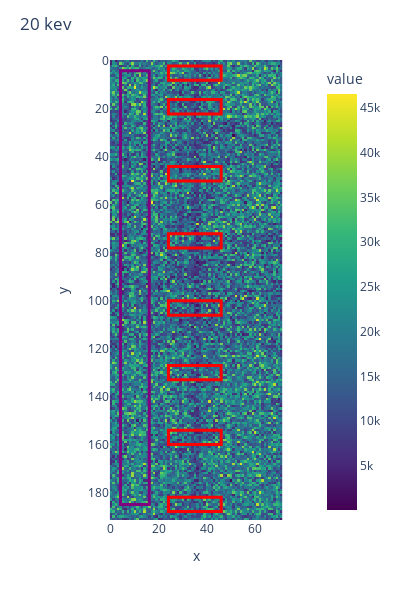
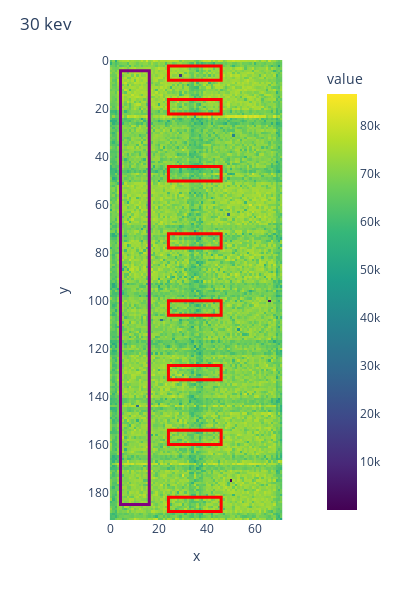
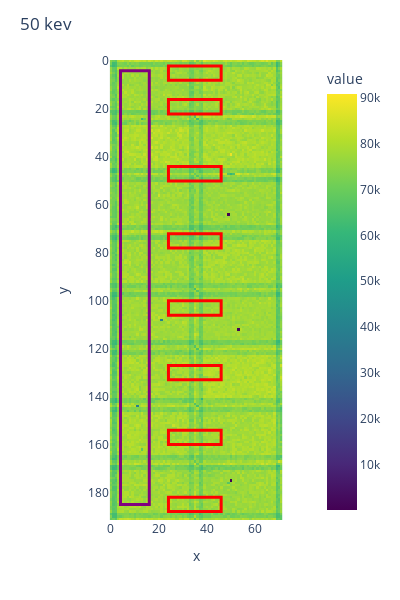
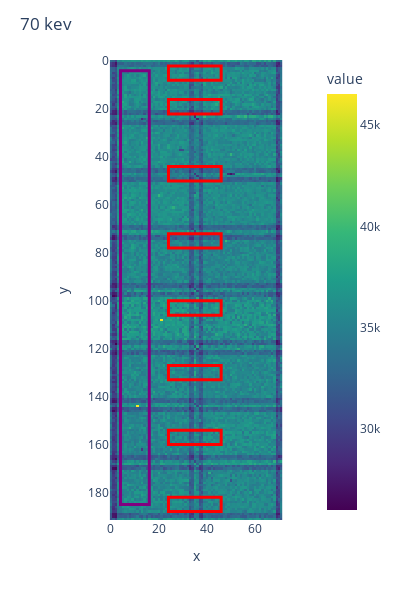

The cell these charts' notebook holds for them, in order:
### Code cell
for i, bin_id in enumerate([0,1,2,3,4,5,6]):
    
    count_maps_A0, count_maps_A1, full_count_map = process_mat_files(bin_id=bin_id, folder=folder)
    full_count_map = clean_ncp(full_count_map, verbose=False)
    heatmap_fig = create_plotly_heatmaps(full_count_map, y_borders, x_borders, outside_borders, 
                                  figsize=(400, 600),
                                #   color_range=[0, 30400]
                               )
    heatmap_fig.update_layout(title=f"{BIN_LABELS[bin_id]}")

    heatmap_fig.show()

### Figure 1 — Plotly figure (JSON) as saved in the notebook; plotly's stock layout.template omitted (floating-point values rounded to 4 significant figures; data arrays with more than 128 entries replaced by an {"elided": "..."} marker saying what was removed)
{"data": [{"coloraxis": "coloraxis", "hovertemplate": "x: %{x}<br>y: %{y}<br>value: %{z}<extra></extra>", "name": "0", "type": "heatmap", "xaxis": "x", "yaxis": "y", "z": {"elided": "192x72 float values"}}], "layout": {"autosize": false, "coloraxis": {"cmax": 46560.0, "cmin": 72.5, "colorbar": {"title": {"text": "value"}}, "colorscale": [[0, "#440154"], [0.1111, "#482878"], [0.2222, "#3e4989"], [0.3333, "#31688e"], [0.4444, "#26828e"], [0.5556, "#1f9e89"], [0.6667, "#35b779"], [0.7778, "#6ece58"], [0.8889, "#b5de2b"], [1, "#fde725"]]}, "height": 600, "margin": {"t": 60}, "shapes": [{"line": {"color": "red", "width": 3}, "type": "rect", "x0": 24, "x1": 46, "y0": 2, "y1": 8}, {"line": {"color": "red", "width": 3}, "type": "rect", "x0": 24, "x1": 46, "y0": 16, "y1": 22}, {"line": {"color": "red", "width": 3}, "type": "rect", "x0": 24, "x1": 46, "y0": 44, "y1": 50}, {"line": {"color": "red", "width": 3}, "type": "rect", "x0": 24, "x1": 46, "y0": 72, "y1": 78}, {"line": {"color": "red", "width": 3}, "type": "rect", "x0": 24, "x1": 46, "y0": 100, "y1": 106}, {"line": {"color": "red", "width": 3}, "type": "rect", "x0": 24, "x1": 46, "y0": 127, "y1": 133}, {"line": {"color": "red", "width": 3}, "type": "rect", "x0": 24, "x1": 46, "y0": 154, "y1": 160}, {"line": {"color": "red", "width": 3}, "type": "rect", "x0": 24, "x1": 46, "y0": 182, "y1": 188}, {"line": {"color": "purple", "width": 3}, "type": "rect", "x0": 4, "x1": 16, "y0": 4, "y1": 185}], "title": {"text": "20 kev"}, "width": 400, "xaxis": {"anchor": "y", "constrain": "domain", "domain": [0, 1], "scaleanchor": "y", "title": {"text": "x"}}, "yaxis": {"anchor": "x", "autorange": "reversed", "constrain": "domain", "domain": [0, 1], "title": {"text": "y"}}}}

### Figure 2 — Plotly figure (JSON) as saved in the notebook; plotly's stock layout.template omitted (floating-point values rounded to 4 significant figures; data arrays with more than 128 entries replaced by an {"elided": "..."} marker saying what was removed)
{"data": [{"coloraxis": "coloraxis", "hovertemplate": "x: %{x}<br>y: %{y}<br>value: %{z}<extra></extra>", "name": "0", "type": "heatmap", "xaxis": "x", "yaxis": "y", "z": {"elided": "192x72 float values"}}], "layout": {"autosize": false, "coloraxis": {"cmax": 86640.0, "cmin": 71, "colorbar": {"title": {"text": "value"}}, "colorscale": [[0, "#440154"], [0.1111, "#482878"], [0.2222, "#3e4989"], [0.3333, "#31688e"], [0.4444, "#26828e"], [0.5556, "#1f9e89"], [0.6667, "#35b779"], [0.7778, "#6ece58"], [0.8889, "#b5de2b"], [1, "#fde725"]]}, "height": 600, "margin": {"t": 60}, "shapes": [{"line": {"color": "red", "width": 3}, "type": "rect", "x0": 24, "x1": 46, "y0": 2, "y1": 8}, {"line": {"color": "red", "width": 3}, "type": "rect", "x0": 24, "x1": 46, "y0": 16, "y1": 22}, {"line": {"color": "red", "width": 3}, "type": "rect", "x0": 24, "x1": 46, "y0": 44, "y1": 50}, {"line": {"color": "red", "width": 3}, "type": "rect", "x0": 24, "x1": 46, "y0": 72, "y1": 78}, {"line": {"color": "red", "width": 3}, "type": "rect", "x0": 24, "x1": 46, "y0": 100, "y1": 106}, {"line": {"color": "red", "width": 3}, "type": "rect", "x0": 24, "x1": 46, "y0": 127, "y1": 133}, {"line": {"color": "red", "width": 3}, "type": "rect", "x0": 24, "x1": 46, "y0": 154, "y1": 160}, {"line": {"color": "red", "width": 3}, "type": "rect", "x0": 24, "x1": 46, "y0": 182, "y1": 188}, {"line": {"color": "purple", "width": 3}, "type": "rect", "x0": 4, "x1": 16, "y0": 4, "y1": 185}], "title": {"text": "30 kev"}, "width": 400, "xaxis": {"anchor": "y", "constrain": "domain", "domain": [0, 1], "scaleanchor": "y", "title": {"text": "x"}}, "yaxis": {"anchor": "x", "autorange": "reversed", "constrain": "domain", "domain": [0, 1], "title": {"text": "y"}}}}

### Figure 3 — Plotly figure (JSON) as saved in the notebook; plotly's stock layout.template omitted (floating-point values rounded to 4 significant figures; data arrays with more than 128 entries replaced by an {"elided": "..."} marker saying what was removed)
{"data": [{"coloraxis": "coloraxis", "hovertemplate": "x: %{x}<br>y: %{y}<br>value: %{z}<extra></extra>", "name": "0", "type": "heatmap", "xaxis": "x", "yaxis": "y", "z": {"elided": "192x72 float values"}}], "layout": {"autosize": false, "coloraxis": {"cmax": 90840.0, "cmin": 127.8, "colorbar": {"title": {"text": "value"}}, "colorscale": [[0, "#440154"], [0.1111, "#482878"], [0.2222, "#3e4989"], [0.3333, "#31688e"], [0.4444, "#26828e"], [0.5556, "#1f9e89"], [0.6667, "#35b779"], [0.7778, "#6ece58"], [0.8889, "#b5de2b"], [1, "#fde725"]]}, "height": 600, "margin": {"t": 60}, "shapes": [{"line": {"color": "red", "width": 3}, "type": "rect", "x0": 24, "x1": 46, "y0": 2, "y1": 8}, {"line": {"color": "red", "width": 3}, "type": "rect", "x0": 24, "x1": 46, "y0": 16, "y1": 22}, {"line": {"color": "red", "width": 3}, "type": "rect", "x0": 24, "x1": 46, "y0": 44, "y1": 50}, {"line": {"color": "red", "width": 3}, "type": "rect", "x0": 24, "x1": 46, "y0": 72, "y1": 78}, {"line": {"color": "red", "width": 3}, "type": "rect", "x0": 24, "x1": 46, "y0": 100, "y1": 106}, {"line": {"color": "red", "width": 3}, "type": "rect", "x0": 24, "x1": 46, "y0": 127, "y1": 133}, {"line": {"color": "red", "width": 3}, "type": "rect", "x0": 24, "x1": 46, "y0": 154, "y1": 160}, {"line": {"color": "red", "width": 3}, "type": "rect", "x0": 24, "x1": 46, "y0": 182, "y1": 188}, {"line": {"color": "purple", "width": 3}, "type": "rect", "x0": 4, "x1": 16, "y0": 4, "y1": 185}], "title": {"text": "50 kev"}, "width": 400, "xaxis": {"anchor": "y", "constrain": "domain", "domain": [0, 1], "scaleanchor": "y", "title": {"text": "x"}}, "yaxis": {"anchor": "x", "autorange": "reversed", "constrain": "domain", "domain": [0, 1], "title": {"text": "y"}}}}

### Figure 4 — Plotly figure (JSON) as saved in the notebook; plotly's stock layout.template omitted (floating-point values rounded to 4 significant figures; data arrays with more than 128 entries replaced by an {"elided": "..."} marker saying what was removed)
{"data": [{"coloraxis": "coloraxis", "hovertemplate": "x: %{x}<br>y: %{y}<br>value: %{z}<extra></extra>", "name": "0", "type": "heatmap", "xaxis": "x", "yaxis": "y", "z": {"elided": "192x72 float values"}}], "layout": {"autosize": false, "coloraxis": {"cmax": 46540.0, "cmin": 26005, "colorbar": {"title": {"text": "value"}}, "colorscale": [[0, "#440154"], [0.1111, "#482878"], [0.2222, "#3e4989"], [0.3333, "#31688e"], [0.4444, "#26828e"], [0.5556, "#1f9e89"], [0.6667, "#35b779"], [0.7778, "#6ece58"], [0.8889, "#b5de2b"], [1, "#fde725"]]}, "height": 600, "margin": {"t": 60}, "shapes": [{"line": {"color": "red", "width": 3}, "type": "rect", "x0": 24, "x1": 46, "y0": 2, "y1": 8}, {"line": {"color": "red", "width": 3}, "type": "rect", "x0": 24, "x1": 46, "y0": 16, "y1": 22}, {"line": {"color": "red", "width": 3}, "type": "rect", "x0": 24, "x1": 46, "y0": 44, "y1": 50}, {"line": {"color": "red", "width": 3}, "type": "rect", "x0": 24, "x1": 46, "y0": 72, "y1": 78}, {"line": {"color": "red", "width": 3}, "type": "rect", "x0": 24, "x1": 46, "y0": 100, "y1": 106}, {"line": {"color": "red", "width": 3}, "type": "rect", "x0": 24, "x1": 46, "y0": 127, "y1": 133}, {"line": {"color": "red", "width": 3}, "type": "rect", "x0": 24, "x1": 46, "y0": 154, "y1": 160}, {"line": {"color": "red", "width": 3}, "type": "rect", "x0": 24, "x1": 46, "y0": 182, "y1": 188}, {"line": {"color": "purple", "width": 3}, "type": "rect", "x0": 4, "x1": 16, "y0": 4, "y1": 185}], "title": {"text": "70 kev"}, "width": 400, "xaxis": {"anchor": "y", "constrain": "domain", "domain": [0, 1], "scaleanchor": "y", "title": {"text": "x"}}, "yaxis": {"anchor": "x", "autorange": "reversed", "constrain": "domain", "domain": [0, 1], "title": {"text": "y"}}}}
